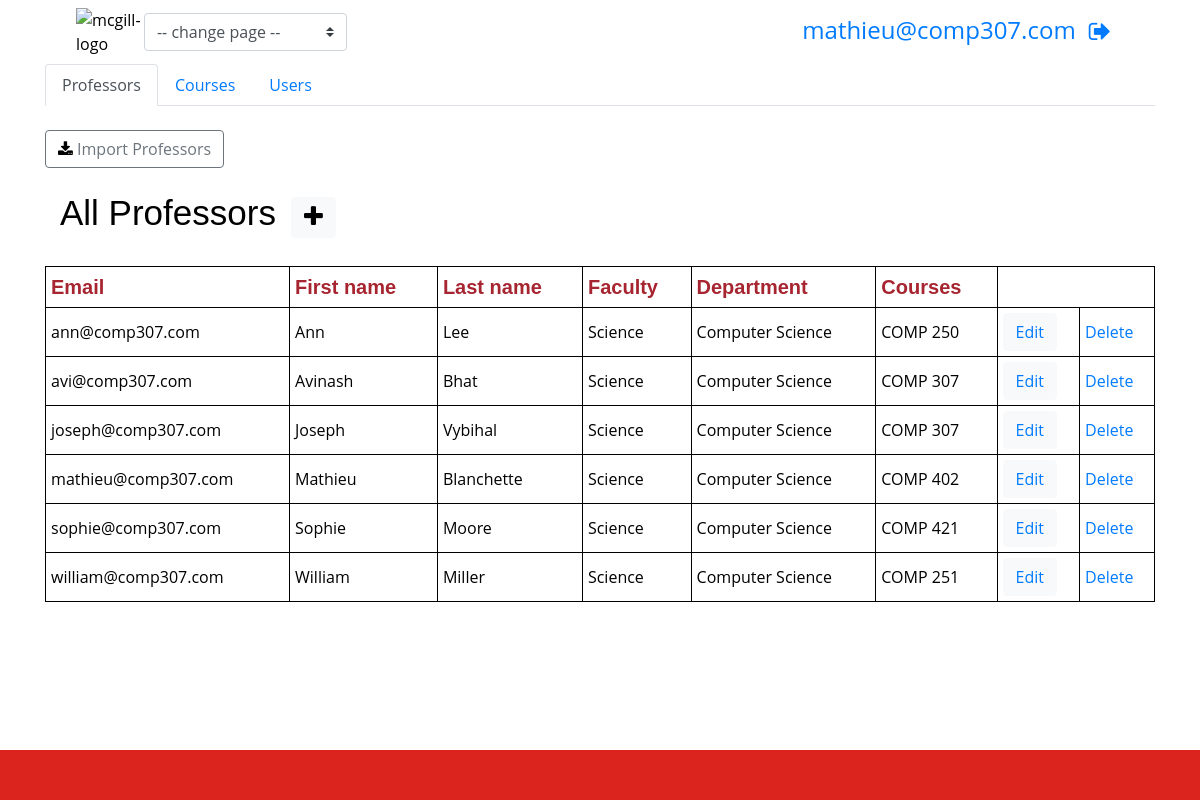
/dashboard/dashboard_sysop.php (signed in), run on the app's committed database.
### tables this page shows
CREATE TABLE `professor` (
  `professor` varchar(40) NOT NULL,
  `faculty` varchar(30) NOT NULL,
  `department` varchar(30) NOT NULL,
  `course` varchar(10) NOT NULL
);

CREATE TABLE `user` (
  `firstName` varchar(40) NOT NULL,
  `lastName` varchar(40) NOT NULL,
  `email` varchar(40) NOT NULL,
  `password` varchar(100) NOT NULL,
  `createdAt` timestamp NOT NULL DEFAULT current_timestamp(),
  `updatedAt` timestamp NOT NULL DEFAULT current_timestamp() ON UPDATE current_timestamp()
);

### cgi_bin/get_profs.php (shortened to what this page needs)
<?php
$servername = "localhost";
$username = "root";
$password = "";
$db = "ta-management";
$conn = new mysqli($servername, $username, $password, $db);
$sql = $conn->prepare("SELECT * FROM Professor");
$sql->execute();
$result = $sql->get_result();
echo '<table>';
echo'<tr>
    <th class="red-label">Email</th>
    <th class="red-label">First name</th>
    <th class="red-label">Last name</th>
    <th class="red-label">Faculty</th>
    <th class="red-label">Department</th>
    <th class="red-label">Courses</th>
    </tr>';
$counter = 0;
while ($prof = $result->fetch_assoc()) {
    $counter = $counter + 1;
    $query = $conn->prepare("SELECT * FROM User WHERE email = ?");
    $query->bind_param('s', $prof['professor']);
    $query->execute();
    $res = $query->get_result();
    $user = $res->fetch_assoc();
    echo
    '<tr>
        <td>'. $prof['professor'] .'</td>
        <td>'. $user['firstName'] .'</td>
        <td>'. $user['lastName'] .'</td>
        <td>'. $prof['faculty'] .'</td>
        <td>'. $prof['department'] .'</td>
        <td>'. $prof['course'] .'</td>
        <td>
        <button style="color:#007bff;" type="button" class="btn btn-light" data-toggle="modal" data-target="#edit-prof-' . $counter . '">
        Edit
        </button>
        <div class="modal fade" id="edit-prof-' . $counter .'" tabindex="-1" role="dialog">
                    <input class="form-control" disabled type="text" name="" value="' . $prof['professor'] . '"/><br />
                    <input style="display:none;" class="form-control" type="text" name="email" value="' . $prof['professor'] . '"/>
                    <input class="form-control" placeholder="Please enter the course number." type="text" name="course-number" value="' . $prof['course'] . '"/><br />
        </div>
        </td>
        <td><a href="../cgi_bin/delete_prof.php?prof='. $prof['professor'] .'">Delete</a></td>
    </tr>';
}
echo '</table>';
?>

### dashboard/dashboard.css (style rules this page uses)
* { font-family: 'Open Sans', sans-serif; color: black; }
* { font-family: 'Open Sans', sans-serif; box-sizing: border-box; color: black; }
table { width: 100%; }
table, th, tr, td { border: 1px solid black; padding: 5px; }
.red-label { font-size: 20px; font-family: 'Raleway', sans-serif; color: rgb(167, 37, 48); font-weight: 600 !important; padding-right: 10px; }

### data on the page
professor: professor "ann@comp307.com", professor.firstName "Ann", professor.lastName "Lee", faculty "Science", department "Computer Science", course "COMP 250"
professor: professor "avi@comp307.com", professor.firstName "Avinash", professor.lastName "Bhat", faculty "Science", department "Computer Science", course "COMP 307"
professor: professor "joseph@comp307.com", professor.firstName "Joseph", professor.lastName "Vybihal", faculty "Science", department "Computer Science", course "COMP 307"
professor: professor "mathieu@comp307.com", professor.firstName "Mathieu", professor.lastName "Blanchette", faculty "Science", department "Computer Science", course "COMP 402"
professor: professor "sophie@comp307.com", professor.firstName "Sophie", professor.lastName "Moore", faculty "Science", department "Computer Science", course "COMP 421"
professor: professor "william@comp307.com", professor.firstName "William", professor.lastName "Miller", faculty "Science", department "Computer Science", course "COMP 251"

### other printed values
$id "mathieu@comp307.com"
